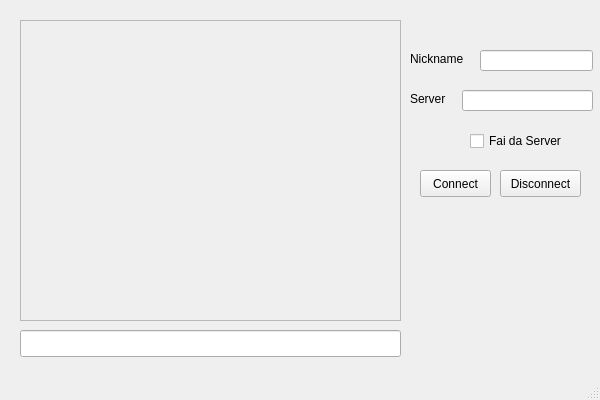
<?xml version="1.0" encoding="UTF-8"?>
<ui version="4.0">
 <class>MainWindow</class>
 <widget class="QMainWindow" name="MainWindow">
  <property name="geometry">
   <rect>
    <x>0</x>
    <y>0</y>
    <width>600</width>
    <height>400</height>
   </rect>
  </property>
  <property name="windowTitle">
   <string>MainWindow</string>
  </property>
  <widget class="QWidget" name="centralWidget">
   <widget class="QScrollArea" name="scrollArea">
    <property name="geometry">
     <rect>
      <x>20</x>
      <y>20</y>
      <width>381</width>
      <height>301</height>
     </rect>
    </property>
    <property name="widgetResizable">
     <bool>true</bool>
    </property>
    <widget class="QWidget" name="scrollAreaWidgetContents">
     <property name="geometry">
      <rect>
       <x>0</x>
       <y>0</y>
       <width>379</width>
       <height>299</height>
      </rect>
     </property>
    </widget>
   </widget>
   <widget class="QLineEdit" name="nickname">
    <property name="geometry">
     <rect>
      <x>480</x>
      <y>50</y>
      <width>113</width>
      <height>21</height>
     </rect>
    </property>
    <property name="inputMethodHints">
     <set>Qt::ImhLowercaseOnly</set>
    </property>
   </widget>
   <widget class="QLineEdit" name="server">
    <property name="geometry">
     <rect>
      <x>462</x>
      <y>90</y>
      <width>131</width>
      <height>21</height>
     </rect>
    </property>
   </widget>
   <widget class="QLabel" name="label">
    <property name="geometry">
     <rect>
      <x>410</x>
      <y>50</y>
      <width>71</width>
      <height>17</height>
     </rect>
    </property>
    <property name="text">
     <string>Nickname</string>
    </property>
   </widget>
   <widget class="QLabel" name="label_2">
    <property name="geometry">
     <rect>
      <x>410</x>
      <y>90</y>
      <width>41</width>
      <height>17</height>
     </rect>
    </property>
    <property name="text">
     <string>Server</string>
    </property>
   </widget>
   <widget class="QCheckBox" name="becomeserver">
    <property name="geometry">
     <rect>
      <x>470</x>
      <y>130</y>
      <width>111</width>
      <height>22</height>
     </rect>
    </property>
    <property name="text">
     <string>Fai da Server</string>
    </property>
   </widget>
   <widget class="QPushButton" name="connectButton">
    <property name="geometry">
     <rect>
      <x>420</x>
      <y>170</y>
      <width>71</width>
      <height>27</height>
     </rect>
    </property>
    <property name="text">
     <string>Connect</string>
    </property>
   </widget>
   <widget class="QPushButton" name="disconnectButton">
    <property name="geometry">
     <rect>
      <x>500</x>
      <y>170</y>
      <width>81</width>
      <height>27</height>
     </rect>
    </property>
    <property name="text">
     <string>Disconnect</string>
    </property>
   </widget>
   <widget class="QLineEdit" name="lineEdit">
    <property name="geometry">
     <rect>
      <x>20</x>
      <y>330</y>
      <width>381</width>
      <height>27</height>
     </rect>
    </property>
   </widget>
   <widget class="QLabel" name="errorLabel">
    <property name="geometry">
     <rect>
      <x>410</x>
      <y>220</y>
      <width>181</width>
      <height>31</height>
     </rect>
    </property>
    <property name="text">
     <string/>
    </property>
   </widget>
  </widget>
  <widget class="QStatusBar" name="statusBar"/>
 </widget>
 <layoutdefault spacing="6" margin="11"/>
 <resources/>
 <connections/>
</ui>
